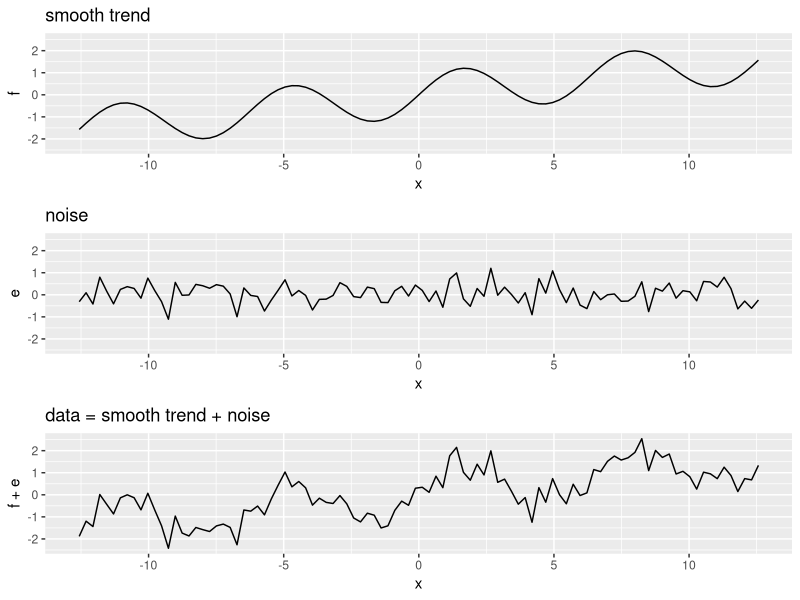
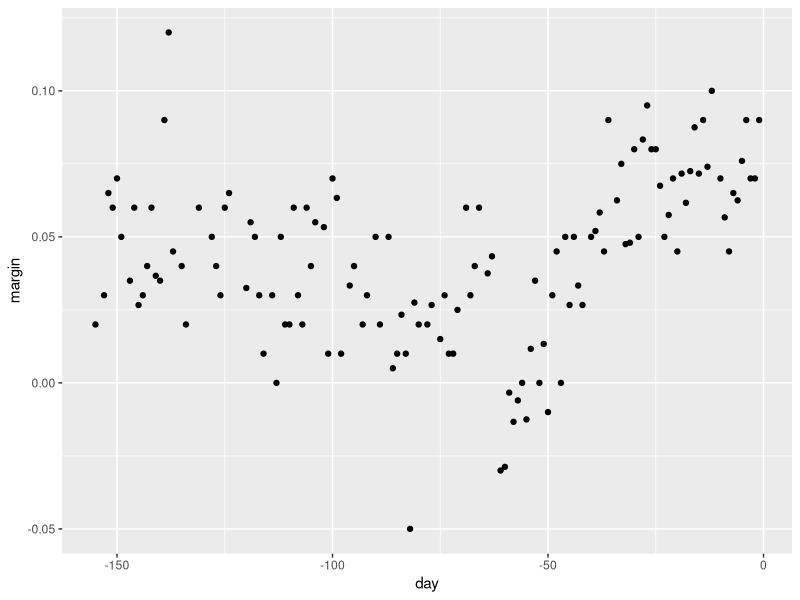
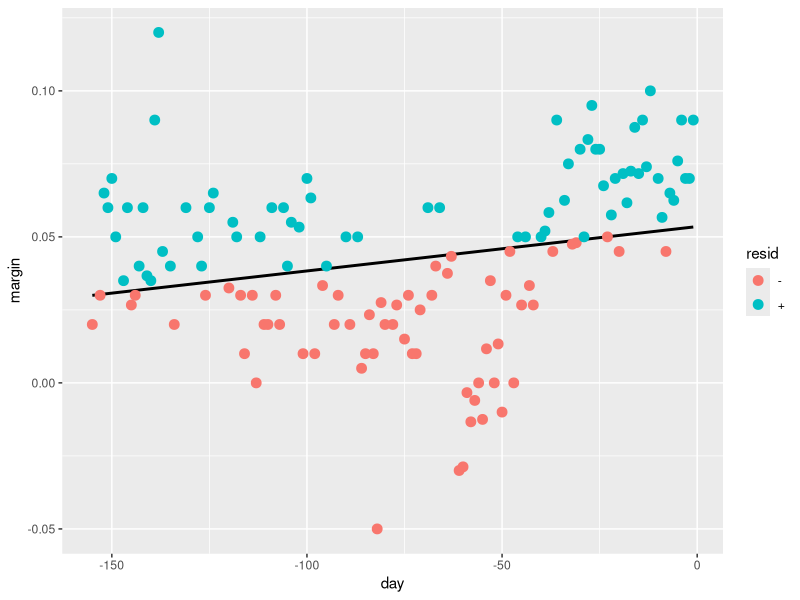
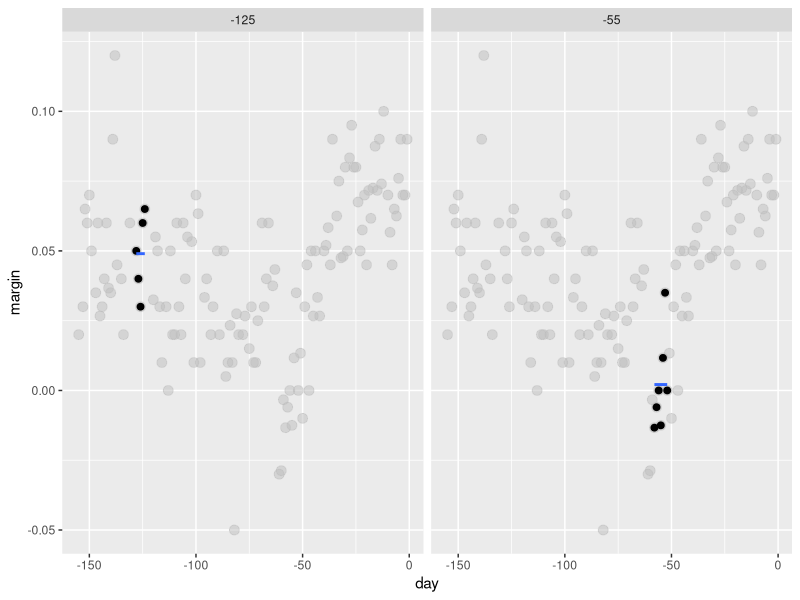

Source code (R) for these figures, in order: (Note: this script raises an error after producing the figures.)
## ---- chunk 1
img_path <- "ml/img/"
## ---- chunk 2
library(tidyverse)
set.seed(1)
n <- 100
x <- seq(-pi*4, pi*4, len = n)
tmp <- data.frame(x = x , f = sin(x) + x/8, e = rnorm(n, 0, 0.5))
p1 <- qplot(x, f, main = "smooth trend", ylim = range(tmp$f+tmp$e), data = tmp, geom = "line")
p2 <- qplot(x, e, main = "noise", ylim = range(tmp$f+tmp$e), data = tmp, geom = "line")
p3 <- qplot(x, f+e, main = "data = smooth trend + noise", ylim = range(tmp$f+tmp$e), data = tmp, geom = "line")
gridExtra::grid.arrange(p1, p2, p3)
## ---- chunk 3
library(tidyverse)
library(dslabs)
data("polls_2008")
qplot(day, margin, data = polls_2008)
## ---- chunk 4
resid <- ifelse(lm(margin~day, data = polls_2008)$resid > 0, "+", "-")
polls_2008 %>%
  mutate(resid = resid) %>%
  ggplot(aes(day, margin)) +
  geom_smooth(method = "lm", se = FALSE, color = "black") +
  geom_point(aes(color = resid), size = 3)
## ---- chunk 5
span <- 3.5
tmp <- polls_2008 %>%
  crossing(center = polls_2008$day) %>%
  mutate(dist = abs(day - center)) %>%
  filter(dist <= span)

tmp %>% filter(center %in% c(-125, -55)) %>%
  ggplot(aes(day, margin)) +
  geom_point(data = polls_2008, size = 3, alpha = 0.5, color = "grey") +
  geom_point(size = 2) +
  geom_smooth(aes(group = center),
              method = "lm", formula=y~1, se = FALSE) +
  facet_wrap(~center)
## ---- chunk 6
library(gganimate)
span <- 7
fit <- with(polls_2008, ksmooth(day, margin, kernel="box", x.points = day, bandwidth = span))
bin_fit <- data.frame(x = fit$x, .fitted=fit$y)

if(!file.exists(file.path(img_path,"binsmoother-animation.gif"))){
  p <- tmp %>%
    ggplot() +
    geom_smooth(aes(day, margin, group = center, frame = center), method = "lm", formula=y~1, se = FALSE) +
    geom_point(aes(day, margin), data = polls_2008, size = 3, alpha = .5, color = "grey") +
    geom_point(aes(day, margin, frame = center)) +
    geom_line(aes(x=x, y = .fitted, frame = x, cumulative = TRUE), data = bin_fit, color = "red") +
    ggtitle("x0 = ")
  
  gganimate(p, filename = file.path(img_path,"binsmoother-animation.gif"), interval= .1)
}
if(knitr::is_html_output()){
  knitr::include_graphics(file.path(img_path,"binsmoother-animation.gif"))
} else{
  centers <- quantile(tmp$center, seq(1,6)/6)
  tmp_bin_fit <- crossing(center=centers,bin_fit) %>%
    group_by(center) %>%
    filter(x <= center) %>%
    ungroup()
  
  tmp %>% filter(center %in% centers) %>%
    ggplot() +
    geom_smooth(aes(day, margin), method = "lm", formula=y~1, se = FALSE) +
    geom_point(aes(day, margin), data = polls_2008, size = 3, alpha = .5, color = "grey") +
    geom_point(aes(day, margin)) +
    geom_line(aes(x=x, y = .fitted), data = tmp_bin_fit, color = "red") +
    ggtitle("x0 = ") +
    facet_wrap(~center, nrow = 2)
}
## ---- chunk 7
span <- 7
fit <- with(polls_2008,
            ksmooth(day, margin, kernel = "box", bandwidth = span))

polls_2008 %>% mutate(smooth = fit$y) %>%
  ggplot(aes(day, margin)) +
  geom_point(size = 3, alpha = .5, color = "grey") +
  geom_line(aes(day, smooth), color="red")
## ---- chunk 8
x_0 <- -125

p1 <- data.frame(x = polls_2008$day) %>% mutate(w_0 = 1*I(abs(x - x_0)<=span/2)) %>%
  mutate(w_0 = w_0/sum(w_0)) %>%
  ggplot(aes(x, w_0)) +
  geom_step() +
  ggtitle("Box")

tmp <- with(data.frame(day = seq(min(polls_2008$day), max(polls_2008$day), .25)),
            ksmooth(day, 1*I(day == x_0), kernel = "normal", x.points = day, bandwidth = span))
p2 <- data.frame(x = tmp$x, w_0 = tmp$y) %>%
  mutate(w_0 = w_0/sum(w_0)) %>%
  ggplot(aes(x, w_0)) +
  geom_line() +
  ggtitle("Normal")
gridExtra::grid.arrange(p1, p2, ncol = 2)
## ---- chunk 9
tmp <- polls_2008 %>%
crossing(center = polls_2008$day) %>%
mutate(dist = abs(day - center)) %>%
filter(dist <= span) %>%
mutate(weight = dnorm(dist, 0, span/2.54))%>%
mutate(weight = weight/max(weight))

span <- 7
fit <- with(polls_2008, ksmooth(day, margin, kernel="normal", x.points = day, bandwidth = span))
bin_fit <- data.frame(x = fit$x, .fitted=fit$y)

if(!file.exists(file.path(img_path,"kernel-animation.gif"))){
p <- tmp %>%
ggplot() +
geom_smooth(aes(day, margin, group = center, weight = weight, frame = center), method = "lm", formula=y~1, se=FALSE) +
geom_point(aes(day, margin), data = polls_2008, size = 3, alpha = .5, color = "grey") +
geom_point(aes(day, margin, size = weight, frame = center), show.legend = FALSE) +
scale_size(range = c(0, 3)) +
geom_line(aes(x=x, y = .fitted, frame = x, cumulative = TRUE), data = bin_fit, color = "red")

gganimate(p, filename = file.path(img_path,"kernel-animation.gif"), interval= .1)
}
if(knitr::is_html_output()){
knitr::include_graphics(file.path(img_path,"kernel-animation.gif"))
} else{
centers <- quantile(tmp$center, seq(1,6)/6)
tmp_bin_fit <- crossing(center=centers,bin_fit) %>%
group_by(center) %>%
filter(x <= center) %>%
ungroup()

tmp %>% filter(center %in% centers) %>%
ggplot() +
geom_smooth(aes(day, margin), method = "lm", formula=y~1, se = FALSE) +
geom_point(aes(day, margin, size = weight), data = polls_2008, size = 3, alpha = .5, color = "grey") +
geom_point(aes(day, margin)) +
geom_line(aes(x=x, y = .fitted), data = tmp_bin_fit, color = "red") +
facet_wrap(~center, nrow = 2)
}
## ---- chunk 10
span <- 7
fit <- with(polls_2008,
            ksmooth(day, margin, kernel = "normal", bandwidth = span))

polls_2008 %>% mutate(smooth = fit$y) %>%
  ggplot(aes(day, margin)) +
  geom_point(size = 3, alpha = .5, color = "grey") +
  geom_line(aes(day, smooth), color="red")
## ---- chunk 11
knitr::include_graphics(file.path(img_path, "garden.png"))
## ---- chunk 12
span <- 21/diff(range(polls_2008$day))

tmp <- polls_2008 %>%
  crossing(center = polls_2008$day) %>%
  mutate(dist = abs(day - center)) %>%
  filter(rank(dist)/ n() <= span) %>%
  mutate(weight = (1 - (dist/ max(dist))^3)^3)

tmp %>%
  filter(center %in% c(-125, -55)) %>%
  ggplot(aes(day, margin)) +
  scale_size(range = c(0, 3)) +
  geom_smooth(aes(group = center, weight = weight),
              method = "lm", se = FALSE) +
  geom_point(data = polls_2008, size = 3, alpha = .5, color = "grey") +
  geom_point(aes(size = weight)) +
  facet_wrap(~center)
## ---- chunk 13
library(broom)
fit <- loess(margin ~ day, degree=1, span = span, data=polls_2008)
loess_fit <- augment(fit)

if(!file.exists(file.path(img_path,"loess-animation.gif"))){
  p <- ggplot(tmp, aes(day, margin)) +
    scale_size(range = c(0, 3)) +
    geom_smooth(aes(group = center, frame = center, weight = weight), method = "lm", se = FALSE) +
    geom_point(data = polls_2008, size = 3, alpha = .5, color = "grey") +
    geom_point(aes(size = weight, frame = center)) +
    geom_line(aes(x=day, y = .fitted, frame = day, cumulative = TRUE),
              data = loess_fit, color = "red")
  
  gganimate(p, filename = file.path(img_path,"loess-animation.gif"), interval= .1)
}
if(knitr::is_html_output()){
  knitr::include_graphics(file.path(img_path,"loess-animation.gif"))
} else{
  centers <- quantile(tmp$center, seq(1,6)/6)
  tmp_loess_fit <- crossing(center=centers, loess_fit) %>%
    group_by(center) %>%
    filter(day <= center) %>%
    ungroup()
  
  tmp %>% filter(center %in% centers) %>%
    ggplot() +
    geom_smooth(aes(day, margin), method = "lm", se = FALSE) +
    geom_point(aes(day, margin, size = weight), data = polls_2008, size = 3, alpha = .5, color = "grey") +
    geom_point(aes(day, margin)) +
    geom_line(aes(x=day, y = .fitted), data = tmp_loess_fit, color = "red") +
    facet_wrap(~center, nrow = 2)
}
## ---- chunk 14
total_days <- diff(range(polls_2008$day))
span <- 21/total_days

fit <- loess(margin ~ day, degree=1, span = span, data=polls_2008)

polls_2008 %>% mutate(smooth = fit$fitted) %>%
  ggplot(aes(day, margin)) +
  geom_point(size = 3, alpha = .5, color = "grey") +
  geom_line(aes(day, smooth), color="red")
## ---- chunk 15
spans <- c(.66, 0.25, 0.15, 0.10)

fits <- tibble(span = spans) %>%
  group_by(span) %>%
  do(broom::augment(loess(margin ~ day, degree=1, span = .$span, data=polls_2008)))

tmp <- fits %>%
  crossing(center = polls_2008$day) %>%
  mutate(dist = abs(day - center)) %>%
  filter(rank(dist) / n() <= span) %>%
  mutate(weight = (1 - (dist / max(dist)) ^ 3) ^ 3)

if(!file.exists(file.path(img_path, "loess-multi-span-animation.gif"))){
  p <- ggplot(tmp, aes(day, margin)) +
    scale_size(range = c(0, 2)) +
    geom_smooth(aes(group = center, frame = center, weight = weight), method = "lm", se = FALSE) +
    geom_point(data = polls_2008, size = 2, alpha = .5, color = "grey") +
    geom_line(aes(x=day, y = .fitted, frame = day, cumulative = TRUE),
              data = fits, color = "red") +
    geom_point(aes(size = weight, frame = center)) +
    facet_wrap(~span)
  
  gganimate(p, filename = file.path(img_path, "loess-multi-span-animation.gif"), interval= .1)
}
if(knitr::is_html_output()){
  knitr::include_graphics(file.path(img_path,"loess-multi-span-animation.gif"))
} else{
  centers <- quantile(tmp$center, seq(1,3)/3)
  tmp_fits <- crossing(center=centers, fits) %>%
    group_by(center) %>%
    filter(day <= center) %>%
    ungroup()
  
  tmp %>% filter(center %in% centers) %>%
    ggplot() +
    geom_smooth(aes(day, margin), method = "lm", se = FALSE) +
    geom_point(aes(day, margin, size = weight), data = polls_2008, size = 3, alpha = .5, color = "grey") +
    geom_point(aes(day, margin)) +
    geom_line(aes(x=day, y = .fitted), data = tmp_fits, color = "red") +
    facet_grid(span ~ center)
}

## ---- chunk 16
tmp %>% ggplot(aes(day, margin)) +
  geom_point(size = 2, alpha = .5, color = "grey") +
  geom_line(aes(day, .fitted), data = fits, color = "red") +
  facet_wrap(~span)
## ---- chunk 17
x_0 <- -125

tmp <- with(data.frame(day = seq(min(polls_2008$day), max(polls_2008$day), .25)),
            ksmooth(day, 1*I(day == x_0), kernel = "normal", x.points = day, bandwidth = 7))
p1 <- data.frame(x = tmp$x, w_0 = tmp$y) %>%
  mutate(w_0 = w_0/sum(w_0)) %>%
  ggplot(aes(x, w_0)) +
  geom_line() +
  ggtitle("Normal")

p2 <- data.frame(x = seq(min(polls_2008$day), max(polls_2008$day), length.out = 100)) %>%
  mutate(w_0 = (1 - (abs(x-x_0)/21)^3)^3*I(abs(x-x_0)<=21)) %>%
  ggplot(aes(x, w_0)) +
  geom_line() +
  ggtitle("Tri-weight")
gridExtra::grid.arrange(p1, p2, ncol = 2)
## ---- chunk 18
total_days <- diff(range(polls_2008$day))
span <- 28/total_days
fit_1 <- loess(margin ~ day, degree=1, span = span, data=polls_2008)

fit_2 <- loess(margin ~ day, span = span, data=polls_2008)


polls_2008 %>% mutate(smooth_1 = fit_1$fitted, smooth_2 = fit_2$fitted) %>%
  ggplot(aes(day, margin)) +
  geom_point(size = 3, alpha = .5, color = "grey") +
  geom_line(aes(day, smooth_1), color="red", lty = 2) +
  geom_line(aes(day, smooth_2), color="orange", lty = 1)
## ---- chunk 19
polls_2008 %>% ggplot(aes(day, margin)) +
  geom_point() +
  geom_smooth()
## ---- chunk 20
polls_2008 %>% ggplot(aes(day, margin)) +
  geom_point() +
  geom_smooth(span = 0.15, method.args = list(degree=1))
